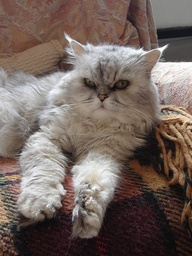
#> input picture lab report/problem pdf/cat1.jpg, 192 x 256 px, shrunk from 375 x 500 before the run
$ jupyter execute filter.ipynb
#> lines starting #> are read from the running program, lines starting #| are printed output that depends on the picture
[cell 1]
import numpy as np
import matplotlib.pyplot as plt
import cv2 as cv

[cell 2]
def mat_sum(mat_1,mat_2):
    sum= 0
    mat_2= np.flip(mat_2)
    for i in range(mat_1.shape[0]):
        for j in range(mat_1.shape[1]):
            sum=sum+(mat_1[i][j]*mat_2[i][j])
            #print(mat_1.shape)
    return sum

[cell 3]
def filter_operation(image,kernel):
    #must use a odd size of filter
    kernel_center = (kernel.shape[0]-1)//2
    kernel_dimension = kernel.shape[0]

    image_height = image.shape[0]
    image_width = image.shape[1]
    out_image_height = int(image_height-kernel_dimension+1)
    out_image_width = int(image_width-kernel_dimension+1)
    out_image = np.zeros((out_image_height,out_image_width))

    for row in range(out_image_height):
        for col in range(out_image_width):
            mat=image[row:row+kernel_dimension,col:col+kernel_dimension]
            #print(mat_sum(mat,kernel))
            out_image[row,col]=mat_sum(mat,kernel)


    return out_image

[cell 4]
kernel = np.array([
    [1,2,1],
    [2,4,2],
    [1,2,1]
    ])/9

[cell 5]
image = cv.imread("cat1.jpg",0)
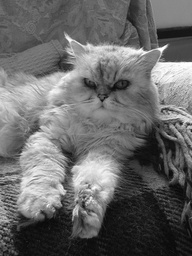
#> image: shape (256, 192); min 6, max 255, mean 105.3
#ima = cv.cvtColor(image,cv.COLOR_BGR2GRAY)
plt.subplot(1,2,1)
plt.imshow(image, cmap="gray")


filtered_image = image
for i in range(10):
  filtered_image = filter_operation(filtered_image, kernel)
#> this loop made 10 passes
#> pass 1, `filtered_image = filter_operation(filtered_image, kernel)`:
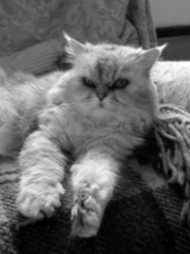
#> filtered_image: shape (254, 190) float64; min 20.33, max 450.8, mean 187.6; drawn with min black and max white
#> pass 2, `filtered_image = filter_operation(filtered_image, kernel)`:
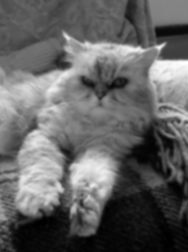
#> filtered_image: shape (252, 188) float64; min 38.16, max 796.4, mean 334.3; drawn with min black and max white
#> after the loop:
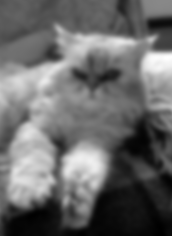
#> filtered_image: shape (236, 172) float64; min 4182.2, max 76785.3, mean 34189.9; drawn with min black and max white
plt.subplot(1,2,2)
plt.imshow(filtered_image, cmap="gray")
plt.show()
